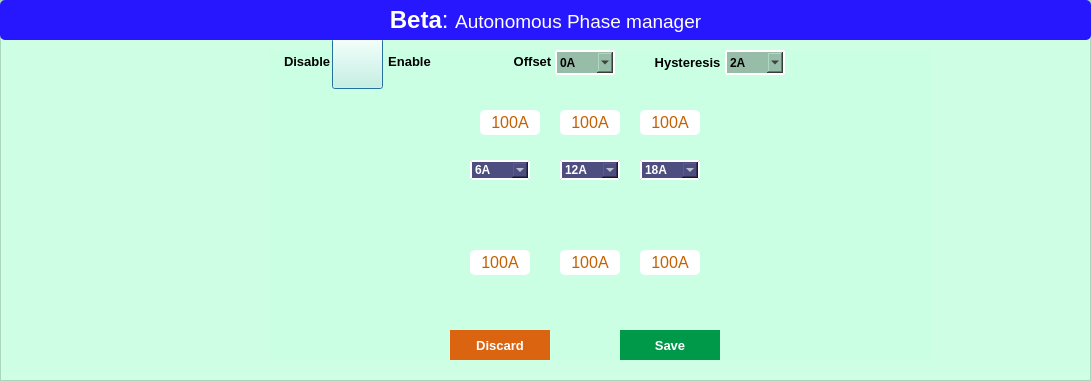
   <widget class="QFrame" name="frame_B">
    <property name="geometry">
     <rect>
      <x>0</x>
      <y>360</y>
      <width>1091</width>
      <height>381</height>
     </rect>
    </property>
    <property name="font">
     <font>
      <family>Arial</family>
     </font>
    </property>
    <property name="styleSheet">
     <string notr="true">background-color: rgba(201, 255, 226, 179);</string>
    </property>
    <property name="frameShape">
     <enum>QFrame::StyledPanel</enum>
    </property>
    <property name="frameShadow">
     <enum>QFrame::Raised</enum>
    </property>
    <widget class="QLabel" name="label_railB_main">
     <property name="geometry">
      <rect>
       <x>0</x>
       <y>0</y>
       <width>1091</width>
       <height>40</height>
      </rect>
     </property>
     <property name="font">
      <font>
       <family>Arial</family>
       <pointsize>18</pointsize>
      </font>
     </property>
     <property name="styleSheet">
      <string notr="true">background-color: rgb(38, 23, 255);
color: rgb(255, 255, 255);
border-radius:5px;</string>
     </property>
     <property name="text">
      <string>&lt;html&gt;&lt;head/&gt;&lt;body&gt;&lt;p&gt;&lt;span style=&quot; font-weight:600;&quot;&gt;Beta&lt;/span&gt;: &lt;span style=&quot; font-size:14pt;&quot;&gt;Autonomous Phase manager&lt;/span&gt;&lt;/p&gt;&lt;/body&gt;&lt;/html&gt;</string>
     </property>
     <property name="alignment">
      <set>Qt::AlignCenter</set>
     </property>
    </widget>
    <widget class="QComboBox" name="comboBox_offset_railB">
     <property name="geometry">
      <rect>
       <x>555</x>
       <y>50</y>
       <width>60</width>
       <height>25</height>
      </rect>
     </property>
     <property name="styleSheet">
      <string notr="true">QComboBox{
font: 75 10pt &quot;MS Shell Dlg 2&quot;;
color: black;

	background-color: rgb(151, 188, 168);
border-style:outset;
border-width:2px;
border-color:white;
font:bold;
border-radius:0px;
}

QListView {
background-color:lightgreen;
border-radius:0px;
}
</string>
     </property>
     <item>
      <property name="text">
       <string>0A</string>
      </property>
     </item>
     <item>
      <property name="text">
       <string>2A</string>
      </property>
     </item>
     <item>
      <property name="text">
       <string>4A</string>
      </property>
     </item>
     <item>
      <property name="text">
       <string>6A</string>
      </property>
     </item>
    </widget>
    <widget class="QLabel" name="label_hysteresisB">
     <property name="geometry">
      <rect>
       <x>655</x>
       <y>55</y>
       <width>65</width>
       <height>15</height>
      </rect>
     </property>
     <property name="font">
      <font>
       <family>Arial</family>
       <pointsize>10</pointsize>
       <weight>75</weight>
       <bold>true</bold>
      </font>
     </property>
     <property name="styleSheet">
      <string notr="true">color: rgb(0, 170, 127);
color: rgb(0, 0, 0);</string>
     </property>
     <property name="text">
      <string>Hysteresis</string>
     </property>
     <property name="alignment">
      <set>Qt::AlignCenter</set>
     </property>
    </widget>
    <widget class="QLabel" name="label_offsetB">
     <property name="geometry">
      <rect>
       <x>510</x>
       <y>55</y>
       <width>45</width>
       <height>13</height>
      </rect>
     </property>
     <property name="font">
      <font>
       <family>Arial</family>
       <pointsize>10</pointsize>
       <weight>75</weight>
       <bold>true</bold>
      </font>
     </property>
     <property name="styleSheet">
      <string notr="true">color: rgb(0, 170, 127);
color: rgb(0, 0, 0);</string>
     </property>
     <property name="text">
      <string>Offset</string>
     </property>
     <property name="alignment">
      <set>Qt::AlignCenter</set>
     </property>
    </widget>
    <widget class="QLabel" name="label_DisableB">
     <property name="geometry">
      <rect>
       <x>284</x>
       <y>55</y>
       <width>47</width>
       <height>13</height>
      </rect>
     </property>
     <property name="font">
      <font>
       <family>Arial</family>
       <pointsize>10</pointsize>
       <weight>75</weight>
       <bold>true</bold>
      </font>
     </property>
     <property name="styleSheet">
      <string notr="true">color: rgb(0, 170, 127);
color: rgb(0, 0, 0);</string>
     </property>
     <property name="text">
      <string>Disable</string>
     </property>
    </widget>
    <widget class="QPushButton" name="pushButton_Enable_APD_railB">
     <property name="geometry">
      <rect>
       <x>332</x>
       <y>38</y>
       <width>51</width>
       <height>51</height>
      </rect>
     </property>
     <property name="mouseTracking">
      <bool>true</bool>
     </property>
     <property name="tabletTracking">
      <bool>true</bool>
     </property>
     <property name="styleSheet">
      <string notr="true">QPushButton{
border-image: url(:/D:/Au4592/Ampsemi/Main_Files/GUI_IMAGE/but0.png);
}


QPushButton::hover {
border-image: url(:/D:/Au4592/Ampsemi/Main_Files/GUI_IMAGE/but0_hover.png);
	}
</string>
     </property>
     <property name="text">
      <string/>
     </property>
     <property name="checkable">
      <bool>true</bool>
     </property>
     <property name="default">
      <bool>true</bool>
     </property>
    </widget>
    <widget class="QLabel" name="label_EnableB">
     <property name="geometry">
      <rect>
       <x>387</x>
       <y>55</y>
       <width>45</width>
       <height>13</height>
      </rect>
     </property>
     <property name="font">
      <font>
       <family>Arial</family>
       <pointsize>10</pointsize>
       <weight>75</weight>
       <bold>true</bold>
      </font>
     </property>
     <property name="styleSheet">
      <string notr="true">color: rgb(0, 170, 127);
color: rgb(0, 0, 0);</string>
     </property>
     <property name="text">
      <string>Enable</string>
     </property>
     <property name="alignment">
      <set>Qt::AlignCenter</set>
     </property>
    </widget>
    <widget class="QComboBox" name="comboBox_hysteresis_railB">
     <property name="geometry">
      <rect>
       <x>725</x>
       <y>50</y>
       <width>60</width>
       <height>25</height>
      </rect>
     </property>
     <property name="styleSheet">
      <string notr="true">QComboBox{
font: 75 10pt &quot;MS Shell Dlg 2&quot;;
color: black;

	background-color: rgb(151, 188, 168);
border-style:outset;
border-width:2px;
border-color:white;
font:bold;
border-radius:0px;
}

QListView {
background-color:lightgreen;
border-radius:0px;
}
</string>
     </property>
     <item>
      <property name="text">
       <string>2A</string>
      </property>
     </item>
     <item>
      <property name="text">
       <string>3A</string>
      </property>
     </item>
     <item>
      <property name="text">
       <string>4A</string>
      </property>
     </item>
     <item>
      <property name="text">
       <string>6A</string>
      </property>
     </item>
    </widget>
    <widget class="QLabel" name="label_railB_arrow_img">
     <property name="geometry">
      <rect>
       <x>270</x>
       <y>50</y>
       <width>661</width>
       <height>311</height>
      </rect>
     </property>
     <property name="styleSheet">
      <string notr="true">image: url(:/D:/Au4592/Ampsemi/Main_Files/GUI_IMAGE/horizontal_arrowB.png);</string>
     </property>
     <property name="text">
      <string/>
     </property>
    </widget>
    <widget class="QLabel" name="label_display23_railB">
     <property name="geometry">
      <rect>
       <x>560</x>
       <y>110</y>
       <width>60</width>
       <height>25</height>
      </rect>
     </property>
     <property name="font">
      <font>
       <pointsize>12</pointsize>
      </font>
     </property>
     <property name="styleSheet">
      <string notr="true">background-color: rgb(255, 255, 255);
color: rgb(195, 97, 0);
border-radius:5px;
</string>
     </property>
     <property name="text">
      <string>100A</string>
     </property>
     <property name="alignment">
      <set>Qt::AlignCenter</set>
     </property>
    </widget>
    <widget class="QComboBox" name="comboBox_railB_coarse12">
     <property name="geometry">
      <rect>
       <x>470</x>
       <y>160</y>
       <width>60</width>
       <height>20</height>
      </rect>
     </property>
     <property name="styleSheet">
      <string notr="true">QComboBox{
font: 75 8pt &quot;MS Shell Dlg 2&quot;;
color: white;
background-color: rgb(77, 77, 127);
border-style:outset;
border-width:2px;
border-color:white;
font:bold;
border-radius:0px;
}

QListView {
background-color:lightgreen;
border-radius:0px;
}
</string>
     </property>
     <item>
      <property name="text">
       <string>6A</string>
      </property>
     </item>
     <item>
      <property name="text">
       <string>8A</string>
      </property>
     </item>
     <item>
      <property name="text">
       <string>10A</string>
      </property>
     </item>
     <item>
      <property name="text">
       <string>12A</string>
      </property>
     </item>
     <item>
      <property name="text">
       <string>14A</string>
      </property>
     </item>
     <item>
      <property name="text">
       <string>16A</string>
      </property>
     </item>
     <item>
      <property name="text">
       <string>20A</string>
      </property>
     </item>
     <item>
      <property name="text">
       <string>22A</string>
      </property>
     </item>
    </widget>
    <widget class="QLabel" name="label_displayH34_railB">
     <property name="geometry">
      <rect>
       <x>640</x>
       <y>250</y>
       <width>60</width>
       <height>25</height>
      </rect>
     </property>
     <property name="font">
      <font>
       <pointsize>12</pointsize>
      </font>
     </property>
     <property name="styleSheet">
      <string notr="true">background-color: rgb(255, 255, 255);
color: rgb(195, 97, 0);
border-radius:5px;
</string>
     </property>
     <property name="text">
      <string>100A</string>
     </property>
     <property name="alignment">
      <set>Qt::AlignCenter</set>
     </property>
    </widget>
    <widget class="QLabel" name="label_displayH12_railB">
     <property name="geometry">
      <rect>
       <x>470</x>
       <y>250</y>
       <width>60</width>
       <height>25</height>
      </rect>
     </property>
     <property name="font">
      <font>
       <pointsize>12</pointsize>
      </font>
     </property>
     <property name="styleSheet">
      <string notr="true">background-color: rgb(255, 255, 255);
color: rgb(195, 97, 0);
border-radius:5px;
</string>
     </property>
     <property name="text">
      <string>100A</string>
     </property>
     <property name="alignment">
      <set>Qt::AlignCenter</set>
     </property>
    </widget>
    <widget class="QComboBox" name="comboBox_railB_coarse23">
     <property name="geometry">
      <rect>
       <x>560</x>
       <y>160</y>
       <width>60</width>
       <height>20</height>
      </rect>
     </property>
     <property name="styleSheet">
      <string notr="true">QComboBox{
font: 75 8pt &quot;MS Shell Dlg 2&quot;;
color: white;
background-color: rgb(77, 77, 127);
border-style:outset;
border-width:2px;
border-color:white;
font:bold;
border-radius:0px;
}

QListView {
background-color:lightgreen;
border-radius:0px;
}
</string>
     </property>
     <item>
      <property name="text">
       <string>12A</string>
      </property>
     </item>
     <item>
      <property name="text">
       <string>16A</string>
      </property>
     </item>
     <item>
      <property name="text">
       <string>20A</string>
      </property>
     </item>
     <item>
      <property name="text">
       <string>24A</string>
      </property>
     </item>
     <item>
      <property name="text">
       <string>28A</string>
      </property>
     </item>
     <item>
      <property name="text">
       <string>32A</string>
      </property>
     </item>
     <item>
      <property name="text">
       <string>40A</string>
      </property>
     </item>
     <item>
      <property name="text">
       <string>44A</string>
      </property>
     </item>
    </widget>
    <widget class="QLabel" name="label_displayH23_railB">
     <property name="geometry">
      <rect>
       <x>560</x>
       <y>250</y>
       <width>60</width>
       <height>25</height>
      </rect>
     </property>
     <property name="font">
      <font>
       <pointsize>12</pointsize>
      </font>
     </property>
     <property name="styleSheet">
      <string notr="true">background-color: rgb(255, 255, 255);
color: rgb(195, 97, 0);
border-radius:5px;
</string>
     </property>
     <property name="text">
      <string>100A</string>
     </property>
     <property name="alignment">
      <set>Qt::AlignCenter</set>
     </property>
    </widget>
    <widget class="QComboBox" name="comboBox_railB_coarse34">
     <property name="geometry">
      <rect>
       <x>640</x>
       <y>160</y>
       <width>60</width>
       <height>20</height>
      </rect>
     </property>
     <property name="styleSheet">
      <string notr="true">QComboBox{
font: 75 8pt &quot;MS Shell Dlg 2&quot;;
color: white;
background-color: rgb(77, 77, 127);
border-style:outset;
border-width:2px;
border-color:white;
font:bold;
border-radius:0px;
}

QListView {
background-color:lightgreen;
border-radius:0px;
}
</string>
     </property>
     <item>
      <property name="text">
       <string>18A</string>
      </property>
     </item>
     <item>
      <property name="text">
       <string>24A</string>
      </property>
     </item>
     <item>
      <property name="text">
       <string>30A</string>
      </property>
     </item>
     <item>
      <property name="text">
       <string>36A</string>
      </property>
     </item>
     <item>
      <property name="text">
       <string>42A</string>
      </property>
     </item>
     <item>
      <property name="text">
       <string>48A</string>
      </property>
     </item>
     <item>
      <property name="text">
       <string>60A</string>
      </property>
     </item>
     <item>
      <property name="text">
       <string>66A</string>
      </property>
     </item>
    </widget>
    <widget class="QLabel" name="label_display34_railB">
     <property name="geometry">
      <rect>
       <x>640</x>
       <y>110</y>
       <width>60</width>
       <height>25</height>
      </rect>
     </property>
     <property name="font">
      <font>
       <pointsize>12</pointsize>
      </font>
     </property>
     <property name="styleSheet">
      <string notr="true">background-color: rgb(255, 255, 255);
color: rgb(195, 97, 0);
border-radius:5px;
</string>
     </property>
     <property name="text">
      <string>100A</string>
     </property>
     <property name="alignment">
      <set>Qt::AlignCenter</set>
     </property>
    </widget>
    <widget class="QLabel" name="label_display12_railB">
     <property name="geometry">
      <rect>
       <x>480</x>
       <y>110</y>
       <width>60</width>
       <height>25</height>
      </rect>
     </property>
     <property name="font">
      <font>
       <pointsize>12</pointsize>
      </font>
     </property>
     <property name="styleSheet">
      <string notr="true">background-color: rgb(255, 255, 255);
color: rgb(195, 97, 0);
border-radius:5px;
</string>
     </property>
     <property name="text">
      <string>100A</string>
     </property>
     <property name="alignment">
      <set>Qt::AlignCenter</set>
     </property>
    </widget>
    <widget class="QPushButton" name="pushButton_save_railB">
     <property name="geometry">
      <rect>
       <x>620</x>
       <y>330</y>
       <width>100</width>
       <height>30</height>
      </rect>
     </property>
     <property name="font">
      <font>
       <pointsize>10</pointsize>
       <weight>75</weight>
       <bold>true</bold>
      </font>
     </property>
     <property name="focusPolicy">
      <enum>Qt::ClickFocus</enum>
     </property>
     <property name="styleSheet">
      <string notr="true">QPushButton{background-color: rgb(0, 153, 74);
color: rgb(255, 255, 255);
border:none;
}
QPushButton::hover{
border:2px solid green;
background-color:lightgreen;
}
</string>
     </property>
     <property name="text">
      <string>Save</string>
     </property>
     <property name="checkable">
      <bool>true</bool>
     </property>
     <property name="autoDefault">
      <bool>false</bool>
     </property>
    </widget>
    <widget class="QPushButton" name="pushButton_discard_railB">
     <property name="geometry">
      <rect>
       <x>450</x>
       <y>330</y>
       <width>100</width>
       <height>30</height>
      </rect>
     </property>
     <property name="font">
      <font>
       <pointsize>10</pointsize>
       <weight>75</weight>
       <bold>true</bold>
      </font>
     </property>
     <property name="focusPolicy">
      <enum>Qt::ClickFocus</enum>
     </property>
     <property name="styleSheet">
      <string notr="true">QPushButton{background-color: rgb(219, 100, 17);
color: rgb(255, 255, 255);
border:none;
}
QPushButton::hover{
border:2px solid red;
background-color: orange;
}
</string>
     </property>
     <property name="text">
      <string>Discard</string>
     </property>
     <property name="checkable">
      <bool>true</bool>
     </property>
    </widget>
    <zorder>label_railB_arrow_img</zorder>
    <zorder>comboBox_hysteresis_railB</zorder>
    <zorder>comboBox_offset_railB</zorder>
    <zorder>label_offsetB</zorder>
    <zorder>label_EnableB</zorder>
    <zorder>pushButton_Enable_APD_railB</zorder>
    <zorder>label_DisableB</zorder>
    <zorder>label_hysteresisB</zorder>
    <zorder>label_display23_railB</zorder>
    <zorder>comboBox_railB_coarse12</zorder>
    <zorder>label_displayH34_railB</zorder>
    <zorder>label_displayH12_railB</zorder>
    <zorder>comboBox_railB_coarse23</zorder>
    <zorder>label_displayH23_railB</zorder>
    <zorder>comboBox_railB_coarse34</zorder>
    <zorder>label_display34_railB</zorder>
    <zorder>label_display12_railB</zorder>
    <zorder>pushButton_save_railB</zorder>
    <zorder>pushButton_discard_railB</zorder>
    <zorder>label_railB_main</zorder>
   </widget>
